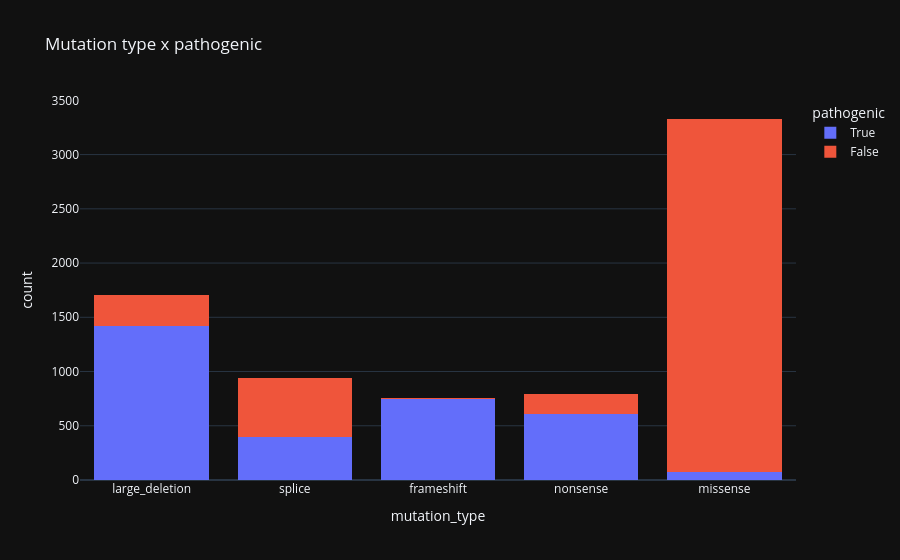

Source (notebook cell):
### Markdown cell above
## 4. 📊 mutation_type with pathogenic

### Code cell
tmp = d[['mutation_type', 'pathogenic']].dropna()
fig = px.histogram(tmp, x='mutation_type', color='pathogenic', barmode='stack', title='Mutation type x pathogenic')
fig.show()

### Figure 1 — Plotly figure (JSON) as saved in the notebook; plotly's stock layout.template omitted (floating-point values rounded to 4 significant figures; data arrays with more than 128 entries replaced by an {"elided": "..."} marker saying what was removed)
{"data": [{"bingroup": "x", "hovertemplate": "pathogenic=True<br>mutation_type=%{x}<br>count=%{y}<extra></extra>", "legendgroup": "True", "marker": {"color": "#636efa", "pattern": {"shape": ""}}, "name": "True", "orientation": "v", "showlegend": true, "x": {"elided": "3249 str values"}, "xaxis": "x", "yaxis": "y", "type": "histogram"}, {"bingroup": "x", "hovertemplate": "pathogenic=False<br>mutation_type=%{x}<br>count=%{y}<extra></extra>", "legendgroup": "False", "marker": {"color": "#EF553B", "pattern": {"shape": ""}}, "name": "False", "orientation": "v", "showlegend": true, "x": {"elided": "4265 str values"}, "xaxis": "x", "yaxis": "y", "type": "histogram"}], "layout": {"xaxis": {"anchor": "y", "domain": [0.0, 1.0], "title": {"text": "mutation_type"}}, "yaxis": {"anchor": "x", "domain": [0.0, 1.0], "title": {"text": "count"}}, "legend": {"title": {"text": "pathogenic"}, "tracegroupgap": 0}, "title": {"text": "Mutation type x pathogenic"}, "barmode": "stack"}}
